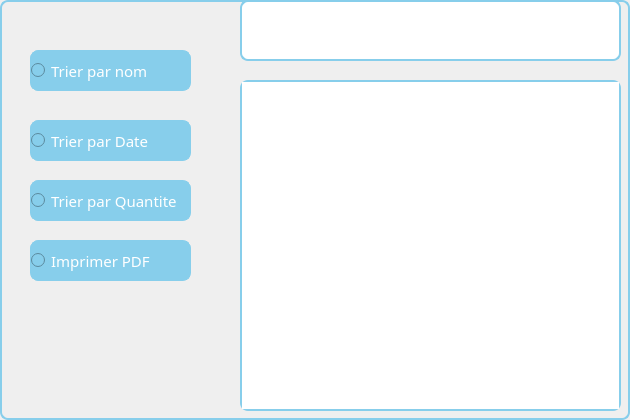
     <widget class="QWidget" name="tab_12">
      <property name="styleSheet">
       <string notr="true">border: 2px solid #87CEEB;
border-radius: 8px;
</string>
      </property>
      <attribute name="title">
       <string>Afficher Menu</string>
      </attribute>
      <widget class="QTableView" name="tab_menu">
       <property name="geometry">
        <rect>
         <x>240</x>
         <y>80</y>
         <width>381</width>
         <height>331</height>
        </rect>
       </property>
       <property name="font">
        <font>
         <family>Segoe Print</family>
        </font>
       </property>
      </widget>
      <widget class="QRadioButton" name="trimenu">
       <property name="geometry">
        <rect>
         <x>30</x>
         <y>50</y>
         <width>161</width>
         <height>41</height>
        </rect>
       </property>
       <property name="font">
        <font>
         <family>Segoe Print</family>
         <pointsize>-1</pointsize>
        </font>
       </property>
       <property name="styleSheet">
        <string notr="true">QRadioButton {
color: #fff;
background: #87CEEB;
border: none;
font-size:15px;
font-family:Segoe Print;
text-align: left;
border: 1px solid #87CEEB;
border-radius: 8px;
}
QRadioButton:hover {
color:#fff;
background:#535353;
border: none;
text-align: left;
}
</string>
       </property>
       <property name="text">
        <string>Trier par nom</string>
       </property>
      </widget>
      <widget class="QRadioButton" name="trimenu_2">
       <property name="geometry">
        <rect>
         <x>30</x>
         <y>120</y>
         <width>161</width>
         <height>41</height>
        </rect>
       </property>
       <property name="styleSheet">
        <string notr="true">QRadioButton {
color: #fff;
background: #87CEEB;
border: none;
font-size:15px;
font-family:Segoe Print;
text-align: left;
border: 1px solid #87CEEB;
border-radius: 8px;
}
QRadioButton:hover {
color:#fff;
background:#535353;
border: none;
text-align: left;
}
</string>
       </property>
       <property name="text">
        <string>Trier par Date</string>
       </property>
      </widget>
      <widget class="QRadioButton" name="trimenu_3">
       <property name="geometry">
        <rect>
         <x>30</x>
         <y>180</y>
         <width>161</width>
         <height>41</height>
        </rect>
       </property>
       <property name="styleSheet">
        <string notr="true">QRadioButton {
color: #fff;
background: #87CEEB;
border: none;
font-size:15px;
font-family:Segoe Print;
text-align: left;
border: 1px solid #87CEEB;
border-radius: 8px;
}
QRadioButton:hover {
color:#fff;
background:#535353;
border: none;
text-align: left;
}
</string>
       </property>
       <property name="text">
        <string>Trier par Quantite</string>
       </property>
      </widget>
      <widget class="QRadioButton" name="pdf_2">
       <property name="geometry">
        <rect>
         <x>30</x>
         <y>240</y>
         <width>161</width>
         <height>41</height>
        </rect>
       </property>
       <property name="styleSheet">
        <string notr="true">QRadioButton {
color: #fff;
background: #87CEEB;
border: none;
font-size:15px;
font-family:Segoe Print;
text-align: left;
border: 1px solid #87CEEB;
border-radius: 8px;
}
QRadioButton:hover {
color:#fff;
background:#535353;
border: none;
text-align: left;
}
</string>
       </property>
       <property name="text">
        <string>Imprimer PDF</string>
       </property>
      </widget>
      <widget class="QLineEdit" name="lineEdit_5">
       <property name="geometry">
        <rect>
         <x>240</x>
         <y>0</y>
         <width>381</width>
         <height>61</height>
        </rect>
       </property>
      </widget>
     </widget>
